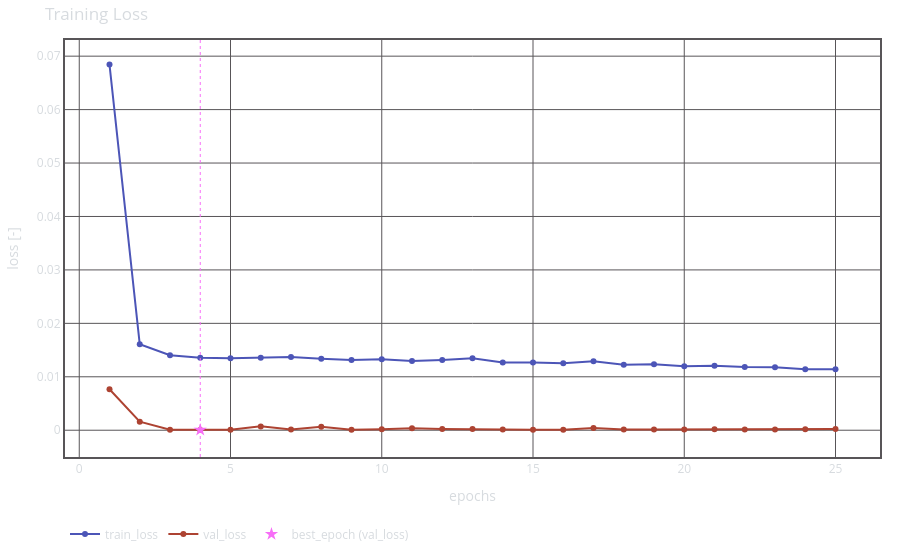

Notebook code cell kept with this figure:
### Markdown cell above
### Validation

### Code cell
'''
Plot training and validation loss over epochs.

This chart visualises the progression of training and validation loss through 
epochs. The training loss indicates model fit to the training set, while 
validation loss shows generalisation to unseen data. A small generalisation gap 
(train_loss ~ val_loss) signals good generalisation; a widening gap suggests 
overfitting. The best epoch—corresponding to the minimum validation loss—is 
highlighted as the preferable model selection point.
'''

fig1 = plot_loss(df)
fig1.show()

### Figure 1 — Plotly figure (JSON) as saved in the notebook; plotly's stock layout.template omitted (floating-point values rounded to 4 significant figures)
{"data": [{"line": {"color": "#4C55B7"}, "mode": "lines+markers", "name": "train_loss", "type": "scatter", "x": [1, 2, 3, 4, 5, 6, 7, 8, 9, 10, 11, 12, 13, 14, 15, 16, 17, 18, 19, 20, 21, 22, 23, 24, 25], "y": [0.06842, 0.01608, 0.01405, 0.01357, 0.01347, 0.01355, 0.01368, 0.01336, 0.01315, 0.01329, 0.01298, 0.01316, 0.01345, 0.01269, 0.01269, 0.01255, 0.01293, 0.01226, 0.01236, 0.01198, 0.01205, 0.01185, 0.01177, 0.0114, 0.01142]}, {"line": {"color": "#AD4332"}, "mode": "lines+markers", "name": "val_loss", "type": "scatter", "x": [1, 2, 3, 4, 5, 6, 7, 8, 9, 10, 11, 12, 13, 14, 15, 16, 17, 18, 19, 20, 21, 22, 23, 24, 25], "y": [0.00766, 0.0016, 7.824e-05, 6.044e-05, 7.587e-05, 0.0007198, 0.0001314, 0.0006577, 9.148e-05, 0.0001865, 0.0003512, 0.0002178, 0.0002399, 0.0001268, 0.0001113, 0.0001087, 0.0004029, 0.0001427, 0.0001312, 0.0001276, 0.0001751, 0.0001377, 0.0001428, 0.0001619, 0.0002185]}, {"marker": {"color": "HSL(300,90,70)", "size": 10, "symbol": "star"}, "mode": "markers", "name": "best_epoch (val_loss)", "type": "scatter", "x": [4], "y": [6.044e-05]}], "layout": {"font": {"color": "#D7DBDF"}, "legend": {"bgcolor": "RGBA(0,0,0,0)", "orientation": "h", "x": 0, "y": -0.15, "yanchor": "top"}, "margin": {"b": 20, "l": 20, "r": 20, "t": 40}, "paper_bgcolor": "RGBA(0,0,0,0)", "plot_bgcolor": "RGBA(0,0,0,0)", "shapes": [{"line": {"color": "HSL(300,90,70)", "dash": "dot", "width": 1}, "type": "line", "x0": 4, "x1": 4, "xref": "x", "y0": 0, "y1": 1, "yref": "y domain"}], "title": {"text": "Training Loss"}, "xaxis": {"gridcolor": "HSL(300,2,34)", "gridwidth": 1, "linecolor": "HSL(300,2,34)", "linewidth": 2, "mirror": true, "showline": true, "title": {"text": "epochs"}, "zeroline": true, "zerolinecolor": "HSL(300,2,34)", "zerolinewidth": 1}, "yaxis": {"gridcolor": "HSL(300,2,34)", "gridwidth": 1, "linecolor": "HSL(300,2,34)", "linewidth": 2, "mirror": true, "showline": true, "title": {"text": "loss [-]"}, "zeroline": true, "zerolinecolor": "HSL(300,2,34)", "zerolinewidth": 1}}}
